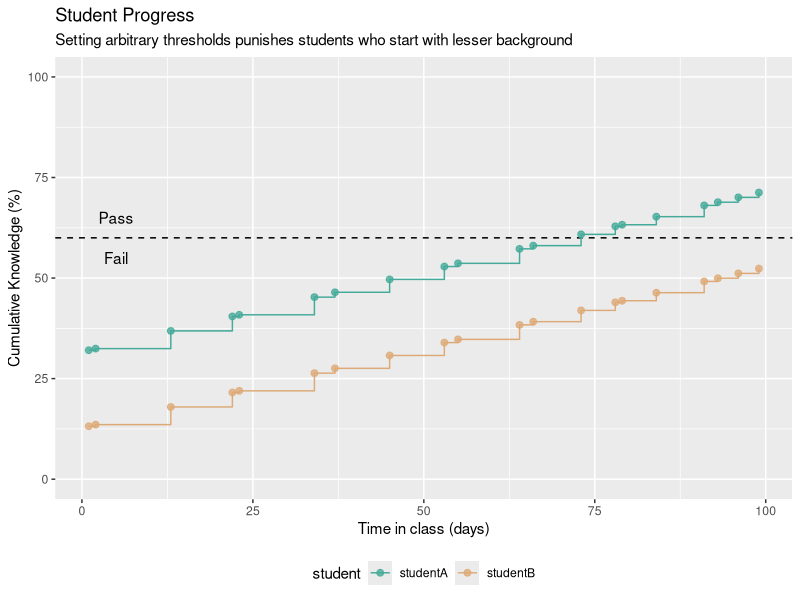
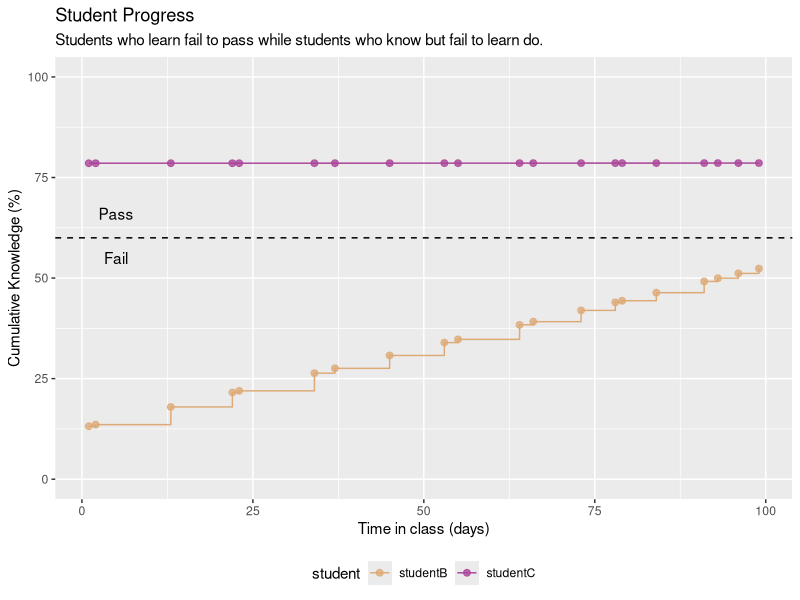
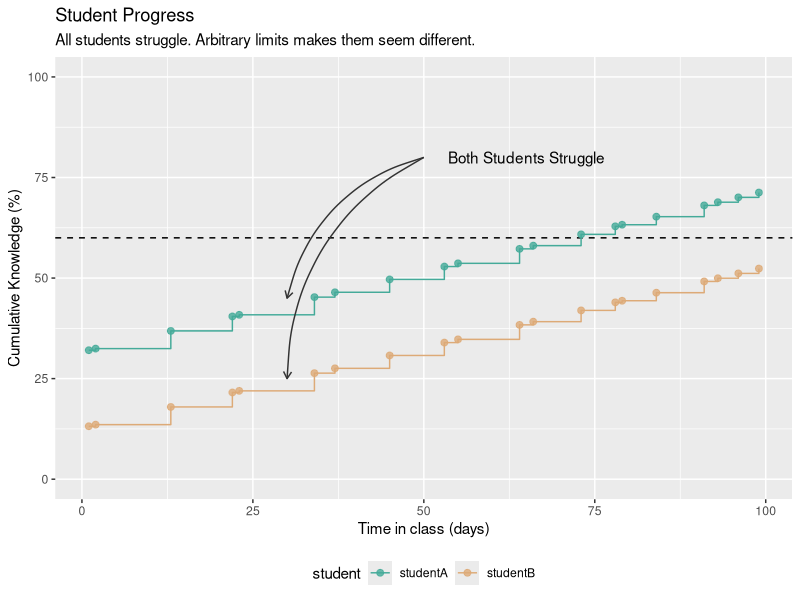
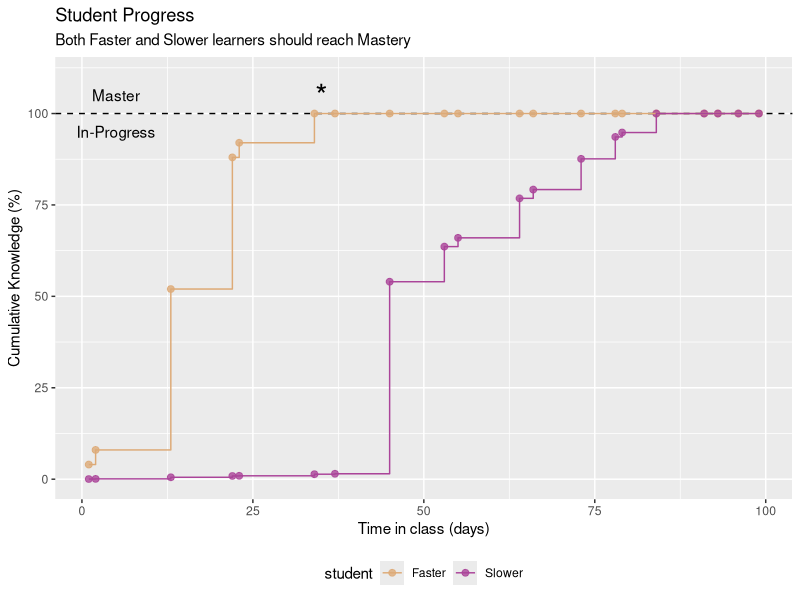

Write R code to recreate these figures, in order.
## ---- chunk 1
#| label: libraries
#| echo: !expr F
#| message: !expr F
#| warning: !expr F

library(ggplot2)
suppressPackageStartupMessages(library(dplyr))
suppressPackageStartupMessages(library(cowplot))
library(tidyr)

## ---- chunk 2
#| label: grading_progres
#| echo: !expr F

# set seed
set.seed(123456)


# We will do all the data here so it's available
# General time

mytime <- seq(0, 100, 1)

# Student A knows 40 % of the knowledge and will get to 80% 
# (delta Knowledge = 40%)
studentA <- 0.4 * mytime - rnorm(1, mean = 0, sd= 10) + 40
# Student B learns at the same rate (0.4), but knows only 10%
studentB <- 0.4 * mytime - rnorm(1, mean = 0, sd= 10) + 10
# we need to fix in case we go below zero
studentB <- ifelse(studentB < 0, 0, studentB)
# Student that passes but does not learn much (change ~ 0)
studentC <- 0.0004 * mytime - rnorm(1, mean =0, sd=10) + 75

# Fast and slow students for final graph

Faster <- 4 * mytime

# max is 100
Faster[Faster>100] <- 100

Slower <- ifelse(mytime<40, 0.04 * mytime, 1.2 * mytime)

Slower[Slower>100] <- 100

### Data for this chunck
para_progress <- pivot_longer(data.frame(time=mytime, studentA=studentA, studentB=studentB), cols = -time)

# sample 20 steps
mysamples <- sample(x = unique(para_progress$time), size = 20)
para_progress <- para_progress %>%
                 filter(time %in% mysamples) %>%
                 rename(student=name,
                        knowledge=value)

para_progress %>% 
  ggplot(aes(time, knowledge, color=student)) +
  geom_hline(yintercept = 60, lty=2) +
  geom_step() +
  geom_point(size=2, alpha=0.8) + 
  scale_color_manual(values = c("#44AA99", "#DDAA77")) +
  theme(legend.position="bottom")+
  labs(y = "Cumulative Knowledge (%)", 
       title = "Student Progress",
       subtitle = "Setting arbitrary thresholds punishes students who start with lesser background",
       x = "Time in class (days)") +
  ylim(c(0,100))+
  geom_text(data = data.frame(x=5, y=c(55,65), 
                              label=c("Fail", "Pass")),
            mapping = aes(x,y,label=label), 
            inherit.aes=FALSE)
## ---- chunk 3
#| label: table_1
#| echo: !expr F

table_1 <- para_progress %>% 
  group_by(student) %>% 
  summarise(min=round(min(knowledge),2), 
            max=round(max(knowledge),2),
            change = max(knowledge)-min(knowledge))

knitr::kable(table_1)


## ---- chunk 4
#| label: inter_progress
#| echo: !expr F

# Data frame with interaction

inter_progress <- pivot_longer(data.frame(time=mytime, studentB=studentB, studentC=studentC), cols = -time)

# Filter random samples

inter_progress <- inter_progress %>%
                 filter(time %in% mysamples) %>%
                 rename(student=name,
                        knowledge=value)


inter_progress %>% 
  ggplot(aes(time, knowledge, color=student)) +
  geom_hline(yintercept = 60, lty=2) +
  geom_step()+
  geom_point(size=2, alpha=0.8) + 
  scale_color_manual(values = c("#DDAA77", "#AA4499")) +
  theme(legend.position="bottom")+
  ylim(c(0,100))+
  geom_text(data = data.frame(x=5, y=c(55,66), 
                              label=c("Fail", "Pass")),
            aes(x,y,label=label), 
            inherit.aes=FALSE) +
  labs(y = "Cumulative Knowledge (%)", 
       title = "Student Progress",
       subtitle = "Students who learn fail to pass while students who know but fail to learn do.",
       x = "Time in class (days)")





## ---- chunk 5
#| label: table_2
#| echo: !expr F

table_2 <- inter_progress %>% 
  group_by(student) %>% 
  summarise(min=round(min(knowledge),2), 
            max= round(max(knowledge),2),
            change = round(max(knowledge)-min(knowledge),2))

knitr::kable(table_2)


## ---- chunk 6
#| label: path_plot_1
#| echo: !expr F

arrows <- 
  tibble(
    x1 = c(50, 50),
    x2 = c(30, 30),
    y1 = c(80, 80), 
    y2 = c(45, 25),
  )

para_progress %>% 
  ggplot(aes(time, knowledge, color=student)) +
  geom_hline(yintercept = 60, lty=2) +
  geom_step() +
  geom_point(size = 2, alpha=0.8) +
  scale_color_manual(values = c("#44AA99", "#DDAA77")) +
  theme(legend.position="bottom")+
  labs(y = "Cumulative Knowledge (%)", 
       x = "Time in class (days)",
       title = "Student Progress",
       subtitle = "All students struggle. Arbitrary limits makes them seem different.") +
  geom_curve(
    data = arrows, 
    aes(x = x1, y = y1, xend = x2, yend = y2),
    arrow = arrow(length = unit(0.08, "inch")), 
    curvature = 0.3,
    linewidth = 0.5,
    color = "gray20",
  ) +
  ylim(c(0,100))+
  geom_text(data = data.frame(x=65, y=80, label="Both Students Struggle"), aes(x,y,label=label), inherit.aes=FALSE)

## ---- chunk 7
#| label: fast_slow
#| echo: !expr F

fast_progress <- pivot_longer(data.frame(time=mytime, Faster=Faster, Slower=Slower), cols = -time)

# Filter random samples

fast_progress <- fast_progress %>%
                 filter(time %in% mysamples) %>%
                 rename(student=name,
                        knowledge=value)


fast_progress %>% ggplot(aes(time, knowledge, color=student)) +
  geom_hline(yintercept = 100, lty=2) +
  geom_point(size=2, alpha=0.8) + 
  geom_step() +
  scale_color_manual(values = c("#DDAA77", "#AA4499")) +
  theme(legend.position="bottom")+
  #geom_vline(xintercept= 27, lty=2)+
  labs(y = "Cumulative Knowledge (%)",
       title = "Student Progress",
       subtitle = "Both Faster and Slower learners should reach Mastery",
       x = "Time in class (days)") + 
  scale_y_continuous(limits = c(0, 110), breaks = seq(0, 100, 25)) +
  ggtitle("Student Progress")+
  geom_text(data = data.frame(x=5, y=c(95,105), 
                              label=c("In-Progress", "Master")),
            aes(x,y,label=label), inherit.aes=FALSE)+
  geom_text(data = data.frame(x=35, y=c(105), label="*"), aes(x,y,label=label), size=8, inherit.aes=FALSE)



